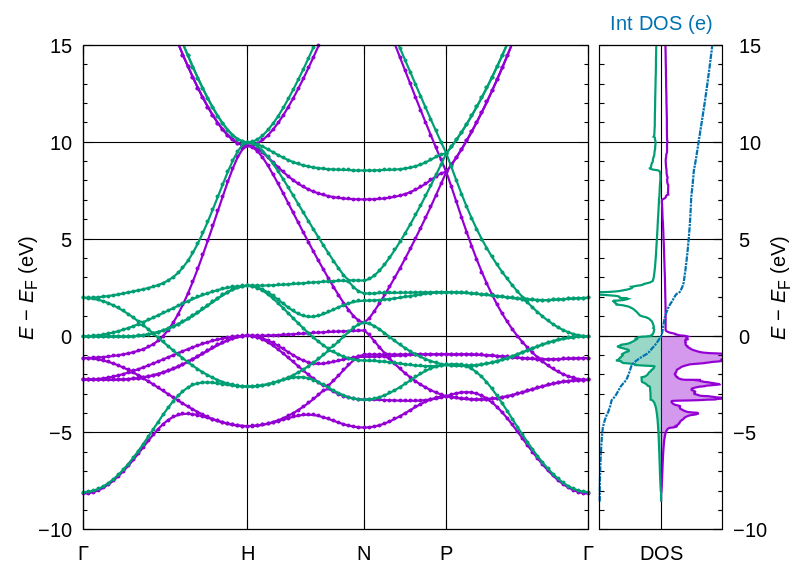

This chart was generated by the following gnuplot code:
# Gnuplot script generated by PWTK-3.2 on Thu Sep 24 13:15:38 BST 2026

set encoding utf8
set minussign
set term pngcairo enhanced color font 'Arial,15' lw 1.1 size 800.0,575.0; #background '#ffffff'
set output 'spaghetti+dos.Fe.png'

set samples 200
set mxtics 2
set mytics 2
set xzeroaxis lt -1
set yzeroaxis lt -1
set grid lt -1 lc '#bbbbbb'
set style fill transparent solid 0.4
set key samplen 2


set multiplot

set origin 0.0,0.0
set size   1-0.25,1.0


set ytics -10,5

set mytics 5

set ylabel '{{/Arial-Italic E} − {/Arial-Italic E}_F (eV)}'

set xrange [-2:2]

set yrange [-10:15]

set bmargin 2

set xtics ('Γ'  0.0, 'H'  1.0, 'N'  1.7071, 'P'  2.2071, 'Γ'  3.0731, )
set xrange [0:3.0731]
set grid xtics lt -1 lw 1
set ylabel offset 0.5

unset xlabel
unset mxtics

unset key

set rmargin 1

set tmargin 2

Efermi = 12.8463

plot 'Fe.up.dat.gnu' u ($1+0.0):($2-Efermi) w linespoints lt 1 lw 2 pt 7 ps 0.3, 'Fe.dw.dat.gnu' u ($1+0.0):($2-Efermi) w linespoints lt 2 lw 2 pt 7 ps 0.3

unset xtics
unset ylabel

set origin 1-0.25,0.0
set size 0.25,1.0

set rmargin 7
set lmargin 0
set format y ''

set xrange [-2:2]

set xlabel 'DOS'

set y2label '{{/Arial-Italic E} − {/Arial-Italic E}_F (eV)}' offset -1

set y2range [-10:15]

set y2tics -10,5

set my2tics 5

set rmargin 7

set x2label 'Int DOS (e)' textcolor lt 6

plot 'Fe.dos' u ($1-Efermi <= 0.0 ? $2 : 0/0):($1-Efermi) w filledcurve x1=0.0 lt 1, 'Fe.dos' u 2:($1-Efermi) w l lt 1 lw 2, 'Fe.dos' u ($1-Efermi <= 0.0 ? -$3 : 0/0):($1-Efermi) w filledcurve x1=0.0 lt 2, 'Fe.dos' u (-$3):($1-Efermi) w l lt 2 lw 2, 'Fe.dos' u ($4):($1-Efermi) axes x2y1 w l lt 6 lw 2 dt (10,2,4,2)
